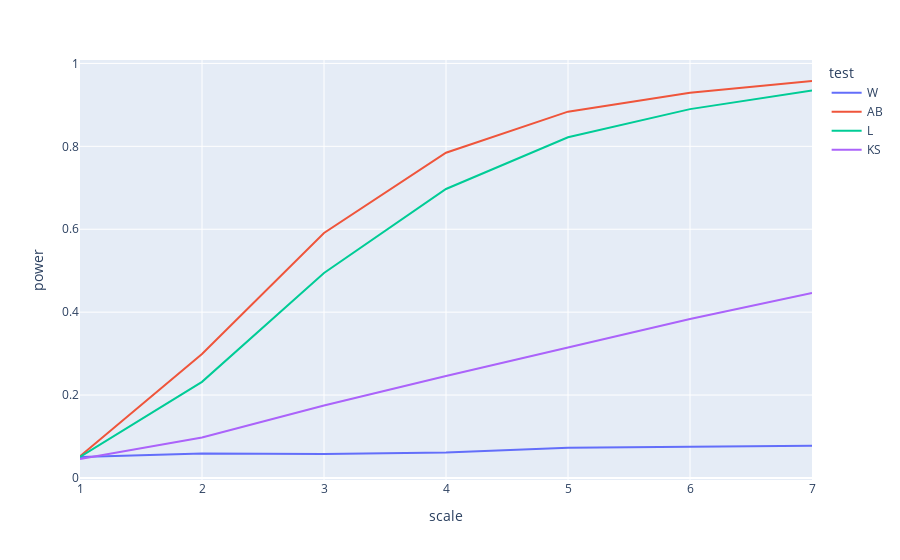

The notebook cell this image was saved under:
### Code cell
print("Cauchy distribution with respective shift and scale parameters")
# sns.lineplot(data=powers, x='scale', y='power', hue='test', marker='o')
fig = px.line(
    powers.astype({
        "shift": np.float64, "scale": np.float64, "power": np.float64, "test": str
    }), 
    x='scale', 
    y='power', 
    color='test', 
)
fig.show()

### Figure 1 — Plotly figure (JSON) as saved in the notebook; plotly's stock layout.template omitted (floating-point values rounded to 4 significant figures)
{"data": [{"hovertemplate": "test=W<br>scale=%{x}<br>power=%{y}<extra></extra>", "legendgroup": "W", "line": {"color": "#636efa", "dash": "solid"}, "marker": {"symbol": "circle"}, "mode": "lines", "name": "W", "orientation": "v", "showlegend": true, "type": "scatter", "x": [1, 2, 3, 4, 5, 6, 7], "xaxis": "x", "y": [0.0505, 0.0591, 0.0578, 0.0617, 0.0729, 0.0753, 0.0779], "yaxis": "y"}, {"hovertemplate": "test=AB<br>scale=%{x}<br>power=%{y}<extra></extra>", "legendgroup": "AB", "line": {"color": "#EF553B", "dash": "solid"}, "marker": {"symbol": "circle"}, "mode": "lines", "name": "AB", "orientation": "v", "showlegend": true, "type": "scatter", "x": [1, 2, 3, 4, 5, 6, 7], "xaxis": "x", "y": [0.0525, 0.2992, 0.5909, 0.7847, 0.8837, 0.929, 0.9576], "yaxis": "y"}, {"hovertemplate": "test=L<br>scale=%{x}<br>power=%{y}<extra></extra>", "legendgroup": "L", "line": {"color": "#00cc96", "dash": "solid"}, "marker": {"symbol": "circle"}, "mode": "lines", "name": "L", "orientation": "v", "showlegend": true, "type": "scatter", "x": [1, 2, 3, 4, 5, 6, 7], "xaxis": "x", "y": [0.051, 0.2319, 0.4944, 0.6971, 0.8219, 0.8898, 0.9349], "yaxis": "y"}, {"hovertemplate": "test=KS<br>scale=%{x}<br>power=%{y}<extra></extra>", "legendgroup": "KS", "line": {"color": "#ab63fa", "dash": "solid"}, "marker": {"symbol": "circle"}, "mode": "lines", "name": "KS", "orientation": "v", "showlegend": true, "type": "scatter", "x": [1, 2, 3, 4, 5, 6, 7], "xaxis": "x", "y": [0.0458, 0.0976, 0.175, 0.2462, 0.3148, 0.3835, 0.4462], "yaxis": "y"}], "layout": {"legend": {"title": {"text": "test"}, "tracegroupgap": 0}, "margin": {"t": 60}, "xaxis": {"anchor": "y", "domain": [0, 1], "title": {"text": "scale"}}, "yaxis": {"anchor": "x", "domain": [0, 1], "title": {"text": "power"}}}}
